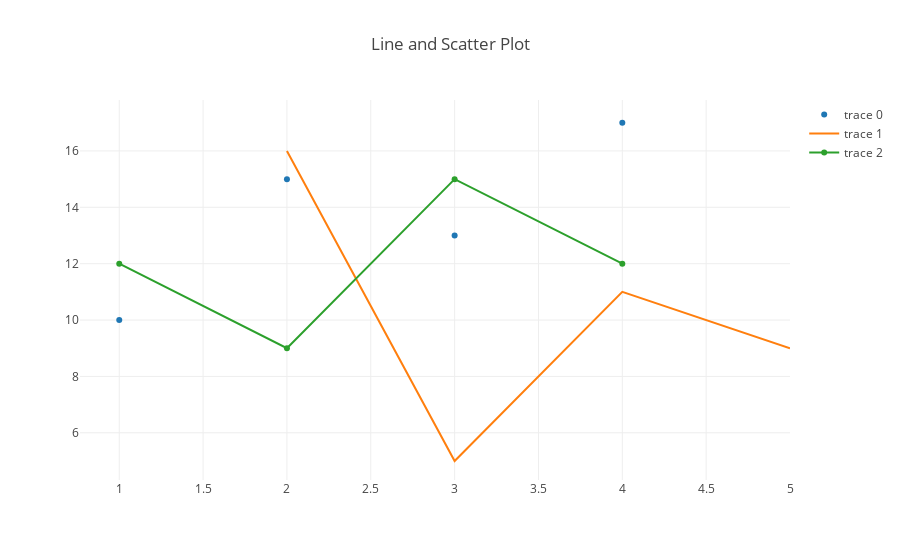

Notebook code for this chart:
### Code cell
val trace1 = Scatter(
  Seq(1, 2, 3, 4),
  Seq(10, 15, 13, 17),
  mode = ScatterMode(ScatterMode.Markers)
)

val trace2 = Scatter(
  Seq(2, 3, 4, 5),
  Seq(16, 5, 11, 9),
  mode = ScatterMode(ScatterMode.Lines)
)

val trace3 = Scatter(
  Seq(1, 2, 3, 4),
  Seq(12, 9, 15, 12),
  mode = ScatterMode(ScatterMode.Lines, ScatterMode.Markers)
)

val data = Seq(trace1, trace2, trace3)

val layout = Layout(
  title = "Line and Scatter Plot"
)

plot(data, layout)

### Figure 1 — Plotly figure (JSON) as saved in the notebook; plotly's stock layout.template omitted (floating-point values rounded to 4 significant figures)
{"data": [{"mode": "markers", "type": "scatter", "x": [1, 2, 3, 4], "y": [10, 15, 13, 17]}, {"mode": "lines", "type": "scatter", "x": [2, 3, 4, 5], "y": [16, 5, 11, 9]}, {"mode": "lines+markers", "type": "scatter", "x": [1, 2, 3, 4], "y": [12, 9, 15, 12]}], "layout": {"title": "Line and Scatter Plot"}}
